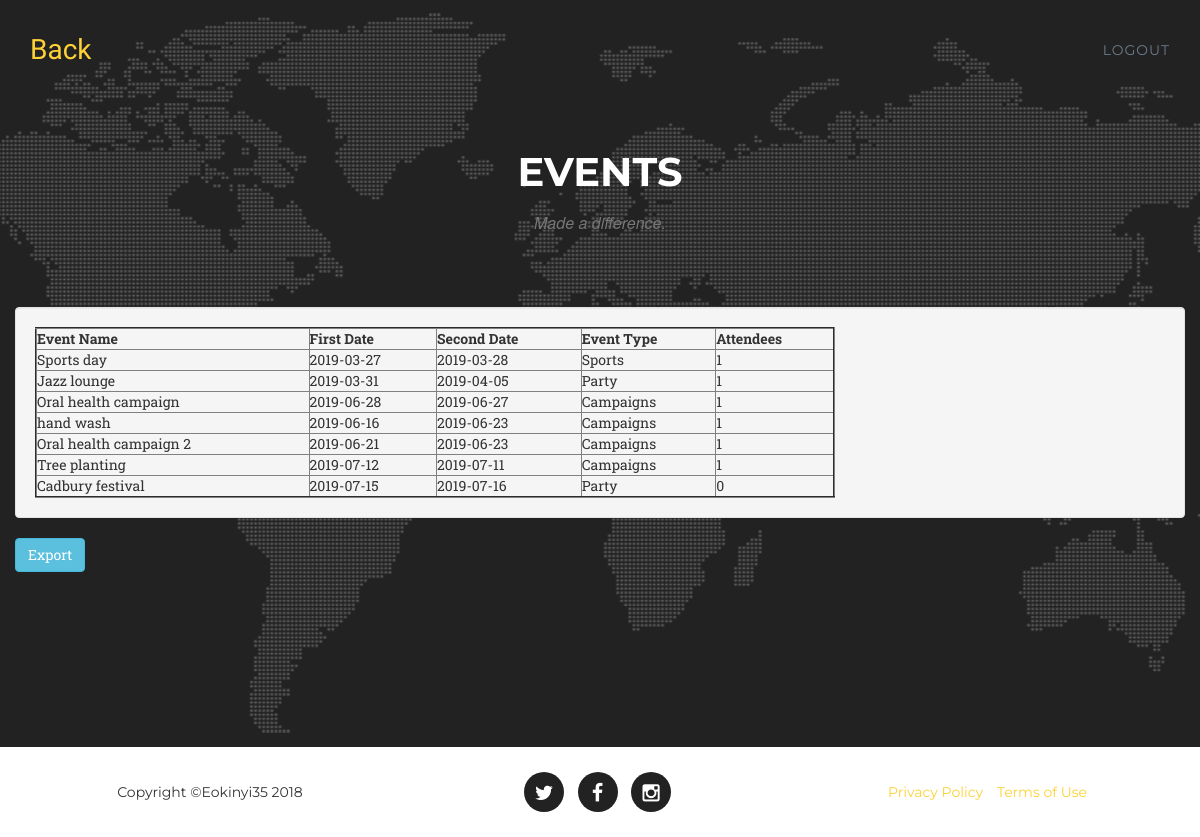
Screenshot of /events.php with the database file from the repository.
### tables this page shows
CREATE TABLE `eventchoice` (
  `eventId` int(11) NOT NULL,
  `eventname` varchar(100) NOT NULL,
  `image` varchar(100) NOT NULL DEFAULT 'default.jpg',
  `firstdate` date NOT NULL,
  `seconddate` date NOT NULL,
  `eventtype` varchar(50) NOT NULL
);

### events.php (the view, shortened to what this page needs)
<!DOCTYPE html>
<html lang="en">
<head>
    <link href="css/bootstrap.min.css" rel="stylesheet">
    <link href="css/agency.css" rel="stylesheet">
    <link href="font-awesome/css/font-awesome.min.css" rel="stylesheet" type="text/css">
</head>
<body>
 <section id="contact">
  <nav class="navbar navbar-default navbar-fixed-top">
        <div class="container">
            <div class="navbar-header page-scroll">
                <a class="navbar-brand page-scroll" href="index.php">Back</a>
            </div>
            <div class="collapse navbar-collapse" id="bs-example-navbar-collapse-1">
                <ul class="nav navbar-nav navbar-right">
                     <li>
                        <a  class="page-scroll" href="logout.php">logout</a>
                    </li>
                </ul>
            </div>
        </div>
    </nav>
        <div class="container">
            <div class="row">
                <div class="col-lg-12 text-center">
                    <h2 class="section-heading">Events</h2>
                    <h3 class="section-subheading text-muted">Made a difference.</h3>
                </div>
            </div>
            <div class="row">
             <form action="process.php"  method="POST" enctype ="multipart/form-data">
                <div class="row">
                <table align="center" >
                                        <tr>
                                          <td class="col-md-6">
                                            <form action="process9.php"  method="POST" enctype ="multipart/form-data">
                                              <div class="well">
                                                <?php
                                          require_once "connection.php";
                                           $sql = mysqli_query($conn,"SELECT * FROM eventchoice");
                                          if(!empty($sql))
                                          {
                                            $row = mysqli_num_rows($sql);
                                            if($row > 0 ) {
                                              echo "<table border='2' width='800'>";
                                              echo "<tr>";
                                              echo "<th>Event Name</th>";
                                              echo "<th>First Date</th>";
                                              echo "<th>Second Date</th>";
                                              echo "<th>Event Type</th>";
                                              echo "<th>Attendees</th>";
                                              echo "</tr>";
                                               echo "<tbody>";
                                                while($row = $sql->fetch_assoc()) {
                                                  $eventname = $row['eventname'];
                                                  $qry_events="SELECT COUNT(*) as num FROM registered WHERE `eventname` = '$eventname'";
                                                  $total_events = mysqli_fetch_array(mysqli_query($conn,$qry_events));
                                                  $total_events = $total_events['num'];
                                                echo "<tr>";
                                                echo "<td>" . $row['eventname'] . "</td>";
                                                echo "<td>" . $row['firstdate'] . "</td>";
                                                echo "<td>" . $row['seconddate'] . "</td>";
                                                echo "<td>" . $row['eventtype'] . "</td>";
                                                echo "<td>" . $total_events . "</td>";
                                                }
                                                echo "</table>";
                                              }else{
                                                echo "Table is empty";
                                              }
                                            }
                                          ?>
                                                </div>
                                            </form>
                                            <form method="post" action="exportevents.php" enctype="multipart/form-data">
                                                <div class="form-group">
                                                    <button class="btn btn-info">Export</button>
                                                </div>
                                            </form>
                                          </td>
                                        </tr>
                     </table>
                </div>
            </div>
        </div>
    </section>
    <footer>
        <div class="container">
            <div class="row">
                <div class="col-md-4">
                    <span class="copyright">Copyright &copy;Eokinyi35 2018</span>
                </div>
                <div class="col-md-4">
                    <ul class="list-inline social-buttons">
                        <li><a href="https://twitter.com/okinyi_emmanuel"><i class="fa fa-twitter"></i></a>
                        </li>
                        <li><a href="https://www.facebook.com/Emmanuel Okinyi/?pnref=lhc"><i class="fa fa-facebook"></i></a>
                        </li>
                        <li><a href="https://www.instagram.com/eokinyi/"><i class="fa fa-instagram"></i></a>
                        </li>
                    </ul>
                </div>
                <div class="col-md-4">
                    <ul class="list-inline quicklinks">
                        <li><a href="#">Privacy Policy</a>
                        </li>
                        <li><a href="#">Terms of Use</a>
                        </li>
                    </ul>
                </div>
            </div>
        </div>
    </footer>
</body>
</html>

### css/agency.css (style rules this page uses)
body { overflow-x:hidden; font-family:"Roboto Slab","Helvetica Neue",Helvetica,Arial,sans-serif }
.text-muted { color:#777 }
a,a:hover,a:focus,a:active,a.active { outline:0 }
a { color:#fed136 }
h1,h2,h3,h4,h5,h6 { font-family:Montserrat,"Helvetica Neue",Helvetica,Arial,sans-serif; text-transform:uppercase; font-weight:700 }
.navbar-default { background-color:#222; border-color:transparent }
.navbar-default .navbar-brand { color:#fed136; font-family:"Kaushan Script","Helvetica Neue",Helvetica,Arial,cursive }
.navbar-default .navbar-collapse { border-color:rgba(255,255,255,.02) }
.navbar-default .nav li a { font-family:Montserrat,"Helvetica Neue",Helvetica,Arial,sans-serif; text-transform:uppercase; font-weight:400;letter-spacing:1px; color:#6D7B8D }
@media (min-width:768px) { .navbar-default { background-color:transparent; padding:25px 0; -webkit-transition:padding .3s;-moz-transition:padding .3s;transition:padding .3s;border:0 } }
@media (min-width:768px) { .navbar-default .navbar-brand { font-size:2em; -webkit-transition:all .3s; -moz-transition:all .3s; transition:all .3s } }
section { padding:100px 0 }
section h2.section-heading { font-size:40px; margin-top:0; margin-bottom:15px }
section h3.section-subheading { font-size:16px; font-family:"Droid Serif","Helvetica Neue",Helvetica,Arial,sans-serif; text-transform:none; font-style:italic; font-weight:400; margin-bottom:75px }
@media (min-width:768px) { section { padding:150px 0 } }
section#contact { background-color:#222; background-image:url(../img/map-image.png); background-position:center; background-repeat:no-repeat }
section#contact .section-heading { color:#fff }
section#contact .form-group { margin-bottom:25px }
footer { padding:25px 0;text-align:center }
footer span.copyright { line-height:40px; font-family:Montserrat,"Helvetica Neue",Helvetica,Arial,sans-serif; text-transform:uppercase; text-transform:none }
footer ul.quicklinks { margin-bottom:0; line-height:40px; font-family:Montserrat,"Helvetica Neue",Helvetica,Arial,sans-serif; text-transform:uppercase; text-transform:none }
ul.social-buttons { margin-bottom:0 }
ul.social-buttons li a { display:block; background-color:#222; height:40px; width:40px; border-radius:100%; font-size:20px; line-height:40px; color:#fff; outline:0; -webkit-transition:all .3s; -moz-transition:all .3s; transition:all .3s }
body { webkit-tap-highlight-color:#fed136 }

### rows the page displays
eventchoice: eventname "Sports day", firstdate "2019-03-27", seconddate "2019-03-28", eventtype "Sports", total_events "1"
eventchoice: eventname "Jazz lounge", firstdate "2019-03-31", seconddate "2019-04-05", eventtype "Party", total_events "1"
eventchoice: eventname "Oral health campaign", firstdate "2019-06-28", seconddate "2019-06-27", eventtype "Campaigns", total_events "1"
eventchoice: eventname "hand wash", firstdate "2019-06-16", seconddate "2019-06-23", eventtype "Campaigns", total_events "1"
eventchoice: eventname "Oral health campaign 2", firstdate "2019-06-21", seconddate "2019-06-23", eventtype "Campaigns", total_events "1"
eventchoice: eventname "Tree planting", firstdate "2019-07-12", seconddate "2019-07-11", eventtype "Campaigns", total_events "1"
eventchoice: eventname "Cadbury festival", firstdate "2019-07-15", seconddate "2019-07-16", eventtype "Party", total_events "0"
